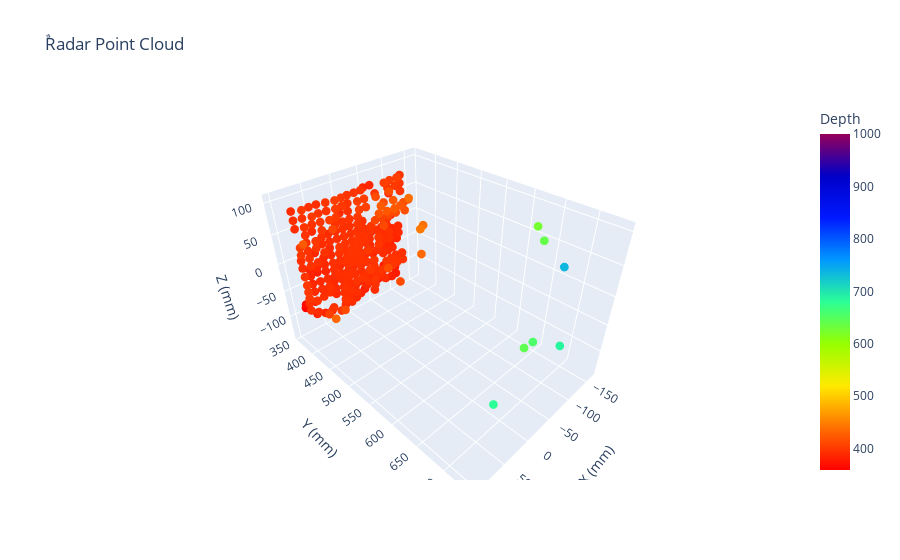

The code cell stored with this chart in its notebook:
### Code cell
plot_3D_threshold("test_book_100",1,'y',1000)

### Figure 1 — Plotly figure (JSON) as saved in the notebook; plotly's stock layout.template omitted (floating-point values rounded to 4 significant figures; data arrays with more than 128 entries replaced by an {"elided": "..."} marker saying what was removed)
{"data": [{"hovertemplate": "X (mm)=%{x}<br>Y (mm)=%{y}<br>Z (mm)=%{z}<br>Depth=%{marker.color}<extra></extra>", "legendgroup": "", "marker": {"color": {"elided": "256 float values"}, "coloraxis": "coloraxis", "line": {"width": 0}, "opacity": 1, "size": 3, "symbol": "circle"}, "mode": "markers", "name": "", "scene": "scene", "showlegend": false, "type": "scatter3d", "x": {"elided": "256 float values"}, "y": {"elided": "256 float values"}, "z": {"elided": "256 float values"}}], "layout": {"coloraxis": {"cmax": 1000, "cmin": 359.3, "colorbar": {"title": {"text": "Depth"}}, "colorscale": [[0, "rgb(255,0,0)"], [0.125, "rgb(255,111,0)"], [0.25, "rgb(255,234,0)"], [0.375, "rgb(151,255,0)"], [0.5, "rgb(44,255,150)"], [0.625, "rgb(0,152,255)"], [0.75, "rgb(0,25,255)"], [0.875, "rgb(0,0,200)"], [1, "rgb(150,0,90)"]]}, "legend": {"tracegroupgap": 0}, "scene": {"domain": {"x": [0, 1], "y": [0, 1]}, "xaxis": {"title": {"text": "X (mm)"}}, "yaxis": {"title": {"text": "Y (mm)"}}, "zaxis": {"title": {"text": "Z (mm)"}}}, "title": {"text": "ٌRadar Point Cloud"}}}
